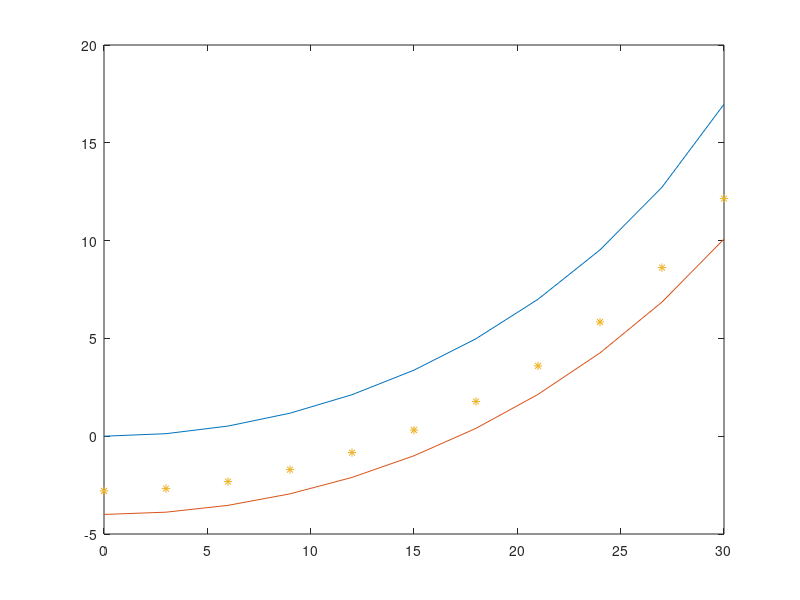

Here is the MATLAB script that generated this plot:
% Piecewise Jerk Path Problem
clc;
clear all;
%% Parameters

global Nstep; % Num of Points
global s_tol; % S Length
global Nstep3;
global ref_v;
global delta_s;

global v_ini;

global Maxspeed Accmax Jerklimit;

% QP Problem settings
global w1 w2 w3;


Nstep = 11;
s_tol = 30;
Nstep3 = 3*Nstep;
delta_s = s_tol/(Nstep-1);

v_ini = 15;

w1 = 20;
w2 = 10;
w3 = 2;

ref_v = 20; % ref velocity;

Maxspeed = 33.3;
Accmax = 5;
Jerklimit =50*delta_s;

%% Compute l_bound up and down
l_upbound = zeros(Nstep,1);
l_downbound = zeros(Nstep,1);

s_sample = linspace(0,s_tol,Nstep);

for i = 1:Nstep
    l_upbound(i) = -sqrt(35^2-s_sample(i)^2) + 35;
    l_downbound(i) = -sqrt(39^2 - s_sample(i)^2) + 35;
end


%% Get ref_x and ref_v

ref_x = zeros(Nstep,1);
ref_x = 0.3*l_upbound + 0.7*l_downbound;

%% Constrcuct QP constraints Matrix
% P matrix in dense format 
P = zeros(Nstep3,Nstep3);
% cost vector c matrix
c = zeros(Nstep3,1);

for i = 1:Nstep
    P(i,i) = 2*w1;
    c(i) = -2*ref_x(i)*w1;
end

for i = Nstep+1:2*Nstep
    P(i,i) = 2*w2;
    c(i) = -2*ref_v*w2;
end

for i = 2*Nstep+1:Nstep3
    P(i,i) = 2*w3;
    %c(i) = 0;
end

% Aeq
Aeq = zeros(2*Nstep+1,Nstep3);
% Part 1
for i = 1:Nstep-1
    
    j = i + Nstep;
    Aeq(i,j) = -1;
    Aeq(i,j+1) = 1;
    
    jj = i + 2*Nstep;
    Aeq(i,jj) = -delta_s/2.0;
    Aeq(i,jj+1) = -delta_s/2.0;
end
% Part 2
for i = Nstep:2*Nstep-2
    
    j = i - Nstep + 1;
    Aeq(i,j) = -1;
    Aeq(i,j+1) = 1;
    
    jj = i + 1;
    Aeq(i,jj) = -delta_s;
    
    jjj = i+Nstep+1;
    Aeq(i,jjj) = -delta_s*delta_s/3.0;
    Aeq(i,jjj+1) = -delta_s*delta_s/6.0;
  
end
%Part 3
Aeq(2*Nstep-1,1) = 1.0;
Aeq(2*Nstep,Nstep+1) = 1.0;
Aeq(2*Nstep+1,2*Nstep+1) =1.0;

% Beq
beq = zeros(2*Nstep+1,1);

beq(2*Nstep) = v_ini;

% A

A = zeros(8*Nstep-2,Nstep3);
% A
for i = 1:Nstep3
    A(i,i) = 1;
end

for i = Nstep3+1:4*Nstep-1
    j = i - Nstep;
    A(i,j) = -1;
    A(i,j+1) = 1;
end

% -A
for i = 4*Nstep:7*Nstep-1
    j = i - 4*Nstep + 1;
    A(i,j) = -1;
end

for i = 7*Nstep:8*Nstep-2
    j = i - 5*Nstep + 1;
    A(i,j) = 1;
    A(i,j+1) = -1;
end


% ul

ul = zeros(8*Nstep-2,1); % lb < A < ub both in ul!
for i = 1:Nstep
    ul(i) = l_upbound(i);
    ul(i+4*Nstep-1) = -l_downbound(i);
end

for i =Nstep+1:2*Nstep
    ul(i) = Maxspeed;
end

for i = 2*Nstep+1:3*Nstep
    ul(i) = Accmax;
    ul(i+4*Nstep-1) = Accmax; 
end

for i = 3*Nstep+1:4*Nstep-1
    ul(i) = Jerklimit;
    ul(i+4*Nstep-1) = Jerklimit;
end

[x,fval,exitflag,output,lambda] = quadprog(P,c,A,ul,Aeq,beq)





plot(s_sample,l_upbound);
hold on;
plot(s_sample,l_downbound);
hold on;
plot(s_sample,ref_x,'*');



